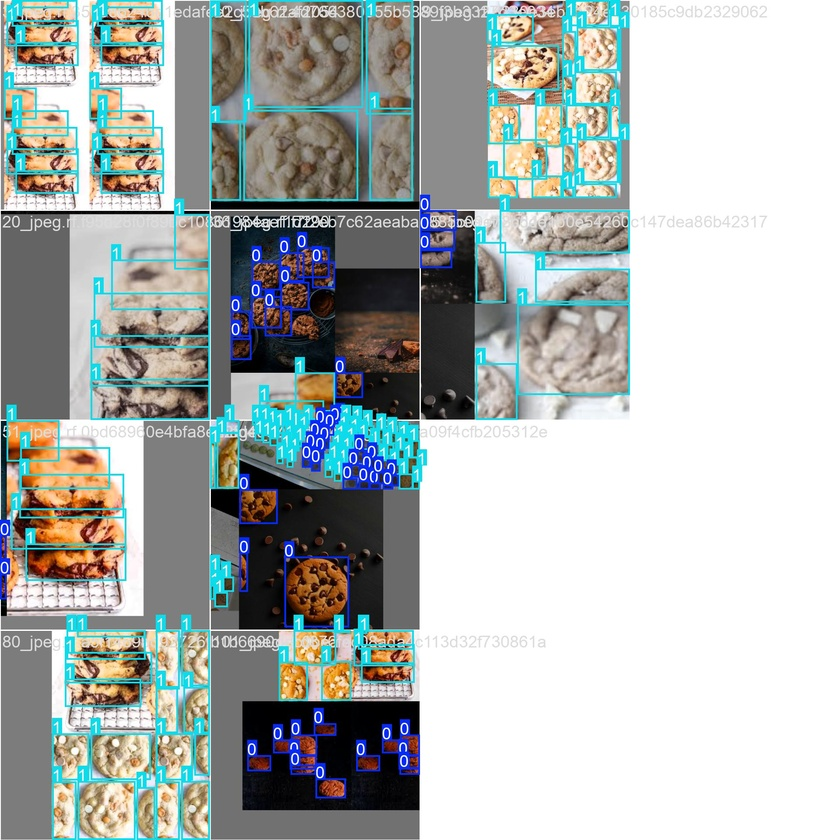
#> input picture Cookie_detector/cookies_tracking/runs/detect/cookie_yolov8m2/train_batch0.jpg, 840 x 840 px, shrunk from 1920 x 1920 before the run; its folder holds only this picture in this run
$ python -i preprocessing_config.py   (imports and definitions only)
#> lines starting #> are read from the running program, lines starting #| are printed output that depends on the picture
#> further down, picture is the input picture: shape (840, 840, 3); mean B, G, R 178.2, 180.3, 174.6
#!/usr/bin/env python3
"""
Configuration file for CLAHE preprocessing parameters.
Simplified configuration for basic image enhancement.
"""

import numpy as np
import cv2

# CLAHE Parameters
CLAHE_CONFIG = {
    "clip_limit": 2.0,        # Contrast limit for CLAHE (higher = more contrast)
    "tile_grid_size": (8, 8), # Grid size for CLAHE (smaller = more local enhancement)
    "enabled": True           # Enable/disable CLAHE preprocessing
}

# Overall Preprocessing Configuration
PREPROCESSING_CONFIG = {
    "enabled": True,          # Enable/disable entire preprocessing pipeline
    "save_intermediate": False, # Save intermediate results for debugging
    "verbose_logging": True,   # Enable detailed logging
    "performance_mode": False  # Optimize for speed over quality
}

# Performance Optimization Settings
PERFORMANCE_CONFIG = {
    "use_gpu": True,          # Use GPU acceleration if available
    "batch_size": 1,          # Batch size for processing (1 for real-time)
    "cache_size": 100,        # Number of processed frames to cache
    "parallel_processing": False  # Enable parallel processing for batch operations
}

# Quality Control Settings
QUALITY_CONFIG = {
    "min_enhancement_ratio": 0.8,  # Minimum acceptable enhancement ratio
    "max_processing_time": 0.1,    # Maximum processing time per frame (seconds)
    "quality_threshold": 0.7,      # Quality threshold for accepting enhanced frames
    "auto_adjust": True            # Automatically adjust parameters based on image quality
}

# [66 lines left out: functions get_preprocessing_config, update_preprocessing_config, get_optimized_config_for_scenario, not called in this run]

def apply_clahe_enhancement(image: np.ndarray, config: dict = None) -> np.ndarray:
    """
    Apply CLAHE enhancement to an image.

    Args:
        image: Input image as numpy array
        config: CLAHE configuration dictionary

    Returns:
        Enhanced image as numpy array
    """
    if config is None:
        config = CLAHE_CONFIG

    if not config.get("enabled", True):
        return image

    try:
        # Convert to LAB color space
        lab = cv2.cvtColor(image, cv2.COLOR_BGR2LAB)
#> lab: shape (840, 840, 3); mean of channels 0, 1, 2 183.8, 127.6, 129

        # Apply CLAHE to L channel
        clahe = cv2.createCLAHE(
            clipLimit=config.get("clip_limit", 2.0),
            tileGridSize=config.get("tile_grid_size", (8, 8))
        )
        lab[:, :, 0] = clahe.apply(lab[:, :, 0])
#> lab: shape (840, 840, 3); mean of channels 0, 1, 2 175.5, 127.6, 129

        # Convert back to BGR
        enhanced = cv2.cvtColor(lab, cv2.COLOR_LAB2BGR)
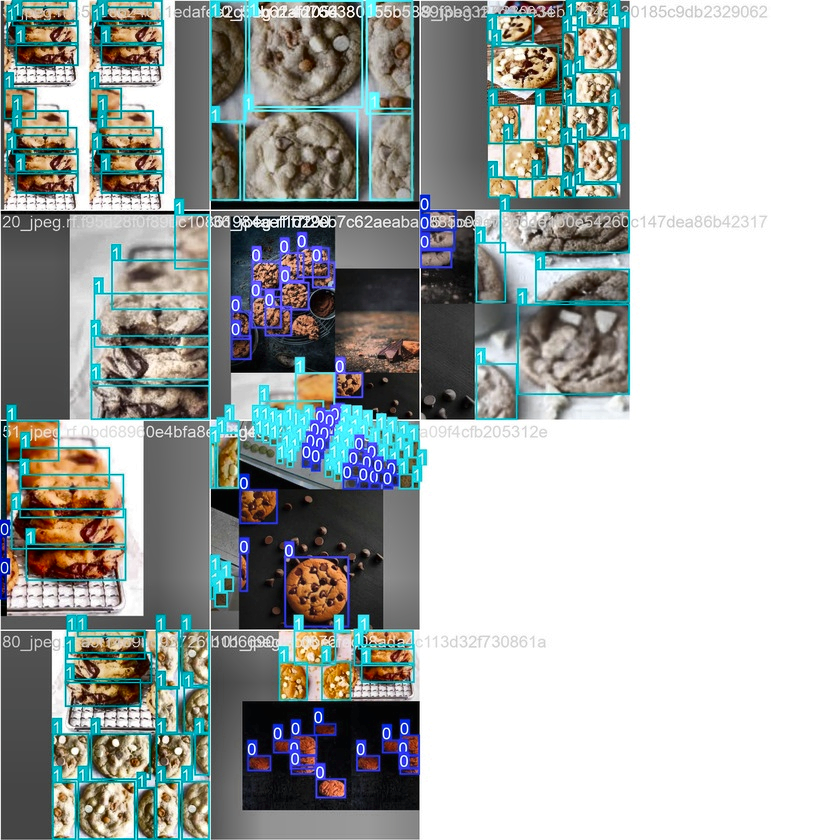
#> enhanced: shape (840, 840, 3); mean B, G, R 170.3, 172.1, 166.5

        return enhanced

    except Exception as e:
        print(f"⚠️ CLAHE enhancement failed: {e}")
        return image

# [11 lines left out: function print_current_config, not called in this run]

# [14 lines not run here, left out]

>>> import cv2
>>> picture = cv2.imread('../Cookie_detector/cookies_tracking/runs/detect/cookie_yolov8m2/train_batch0.jpg')
>>> result = apply_clahe_enhancement(picture)

$ run again, on Cookie_detector/cookies_tracking/runs/detect/cookie_yolov8m2/train_batch1.jpg
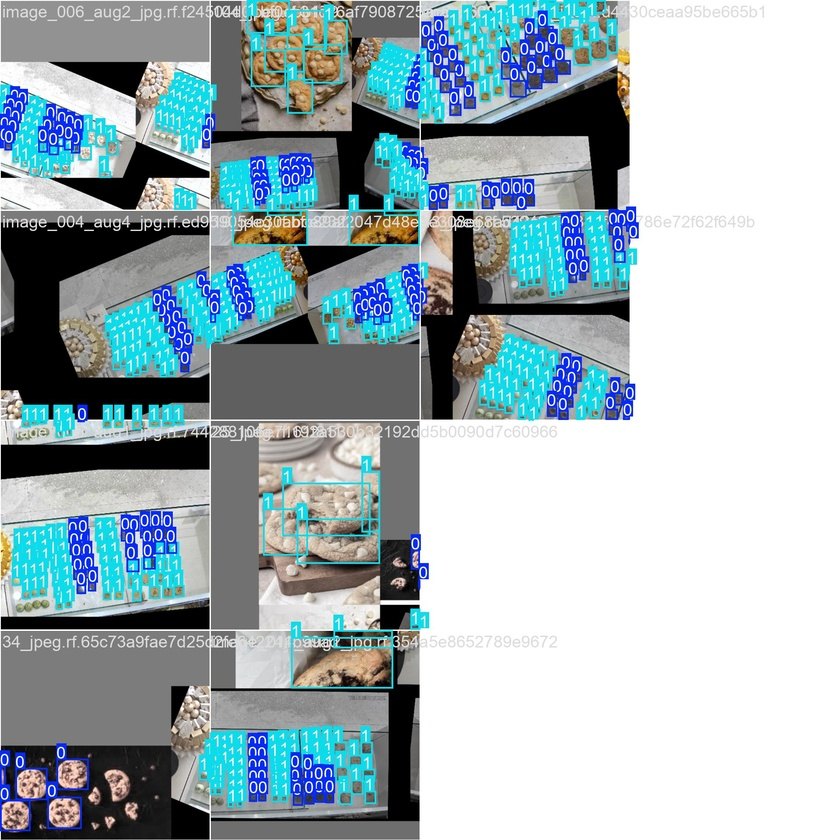
#> input picture Cookie_detector/cookies_tracking/runs/detect/cookie_yolov8m2/train_batch1.jpg, 840 x 840 px, shrunk from 1920 x 1920 before the run
#> picture is the input picture: shape (840, 840, 3); mean B, G, R 183, 177.5, 161
#> in apply_clahe_enhancement, `enhanced = cv2.cvtColor(lab, cv2.COLOR_LAB2BGR)`:
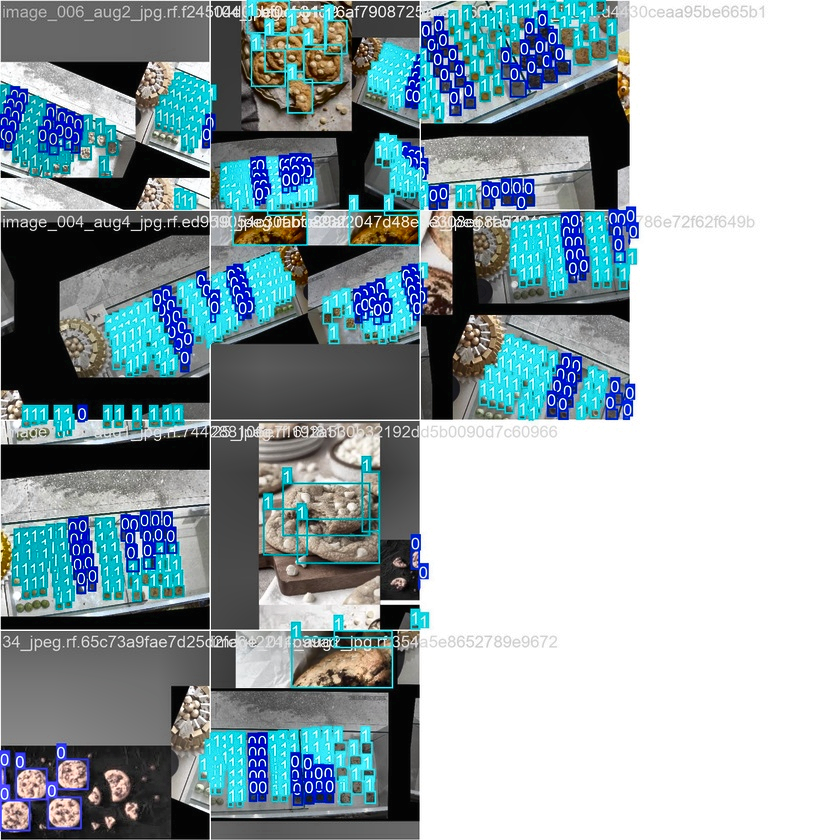
#> enhanced: shape (840, 840, 3); mean B, G, R 173.1, 167.9, 151.7

$ run again, on Cookie_detector/cookies_tracking/runs/detect/cookie_yolov8m2/train_batch1550.jpg
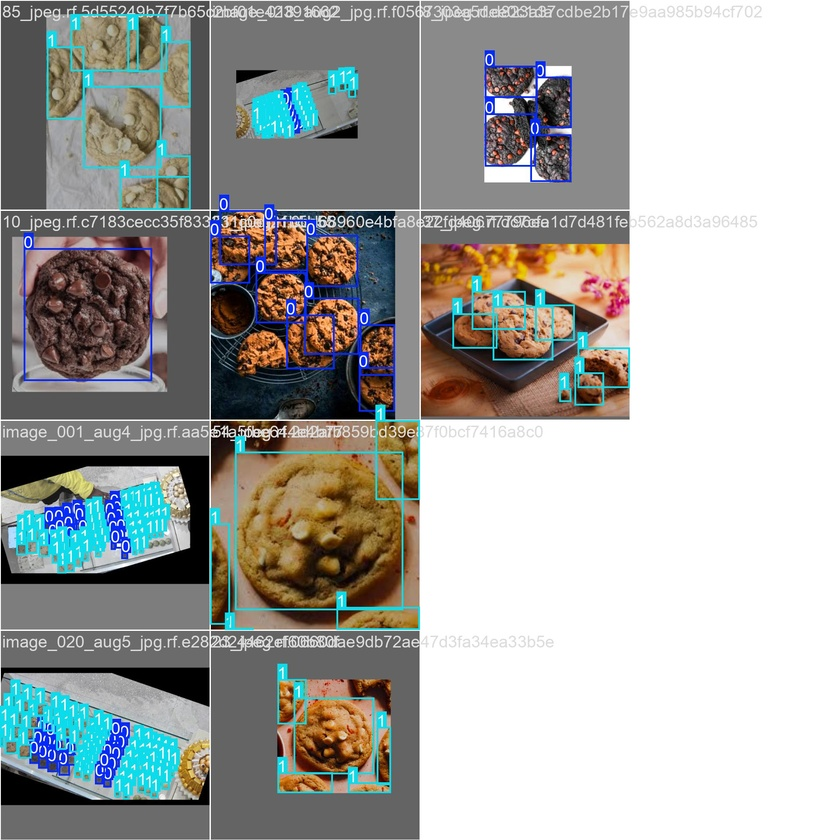
#> input picture Cookie_detector/cookies_tracking/runs/detect/cookie_yolov8m2/train_batch1550.jpg, 840 x 840 px, shrunk from 1920 x 1920 before the run
#> picture is the input picture: shape (840, 840, 3); mean B, G, R 164.6, 167.2, 166.1
#> in apply_clahe_enhancement, `enhanced = cv2.cvtColor(lab, cv2.COLOR_LAB2BGR)`:
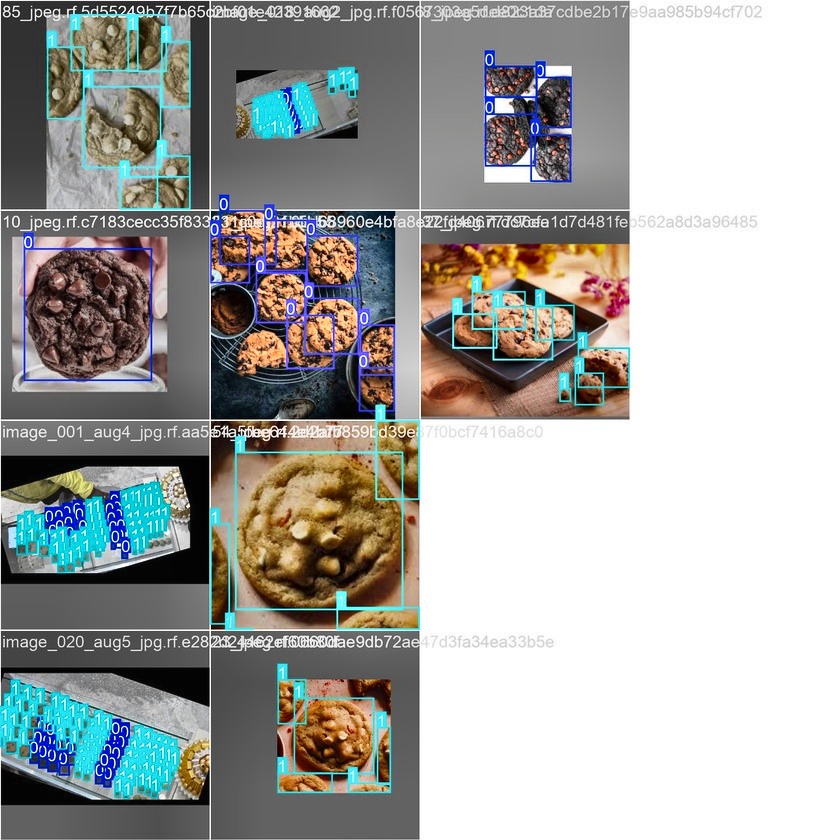
#> enhanced: shape (840, 840, 3); mean B, G, R 164.7, 167.4, 166.4

$ run again, on Cookie_detector/cookies_tracking/runs/detect/cookie_yolov8m2/train_batch1551.jpg
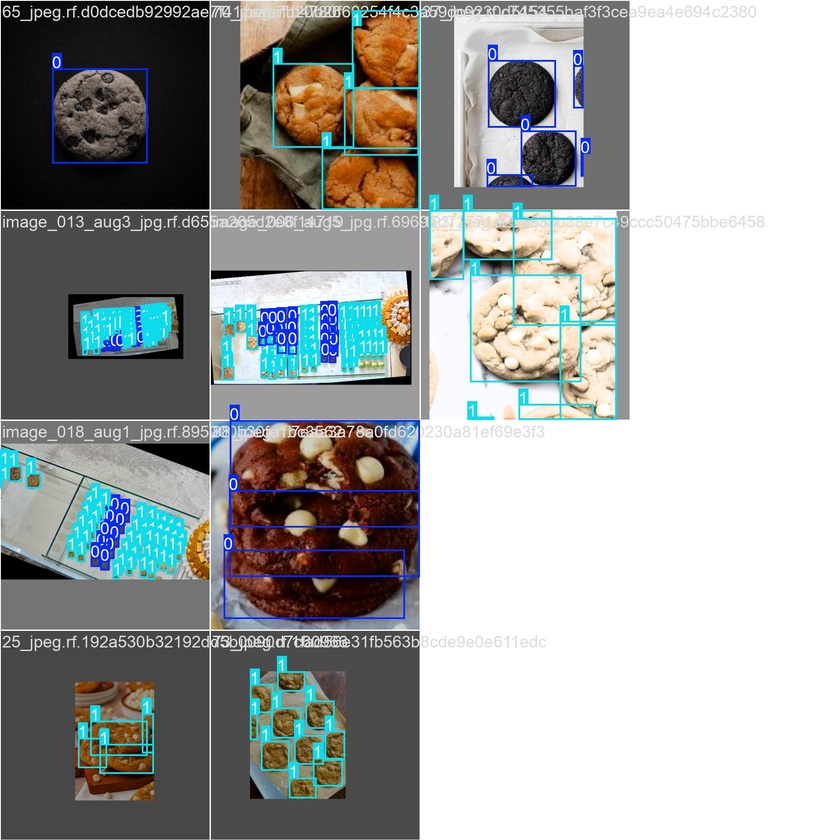
#> input picture Cookie_detector/cookies_tracking/runs/detect/cookie_yolov8m2/train_batch1551.jpg, 840 x 840 px, shrunk from 1920 x 1920 before the run
#> picture is the input picture: shape (840, 840, 3); mean B, G, R 164.5, 165.7, 163.5
#> in apply_clahe_enhancement, `enhanced = cv2.cvtColor(lab, cv2.COLOR_LAB2BGR)`:
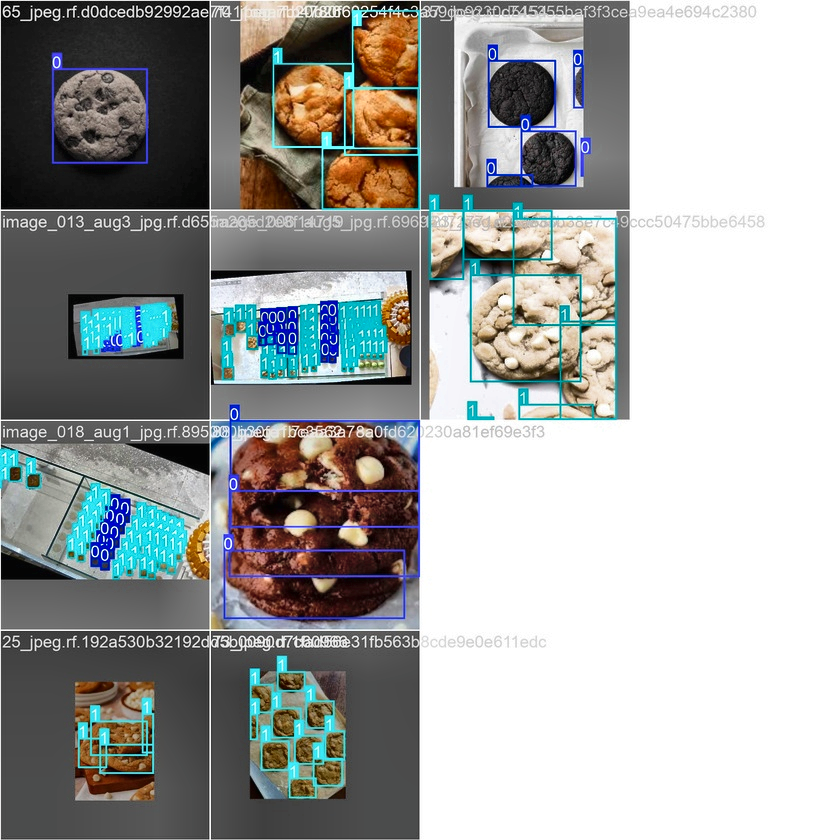
#> enhanced: shape (840, 840, 3); mean B, G, R 162.1, 163.3, 161.3
